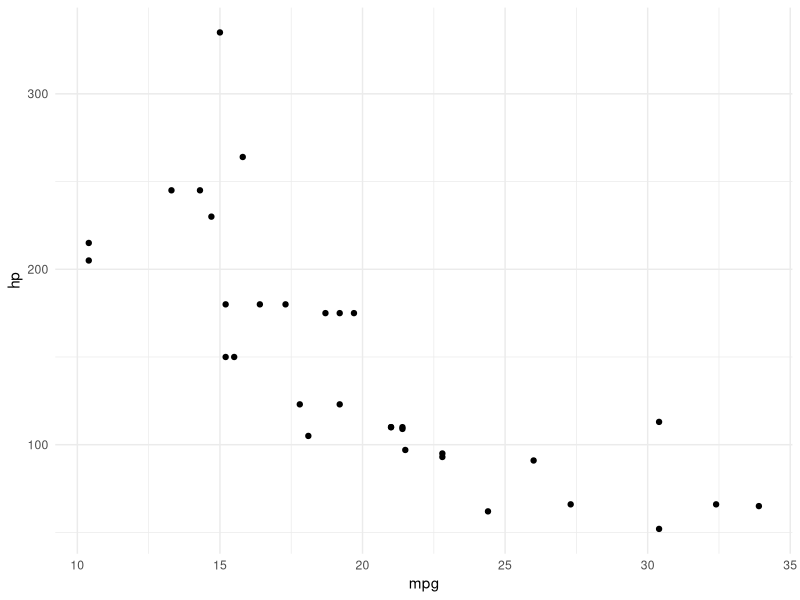

Here is the R script that generated this plot:
## ---- chunk 1
knitr::opts_chunk$set(echo = FALSE)

# Learn more about creating blogs with Distill at:
# https://rstudio.github.io/distill/blog.html

## ---- chunk 2

ggplot2::ggplot(data = mtcars,ggplot2::aes(x=mpg,y=hp)) +
  ggplot2::geom_point() +
  ggplot2::theme_minimal()

